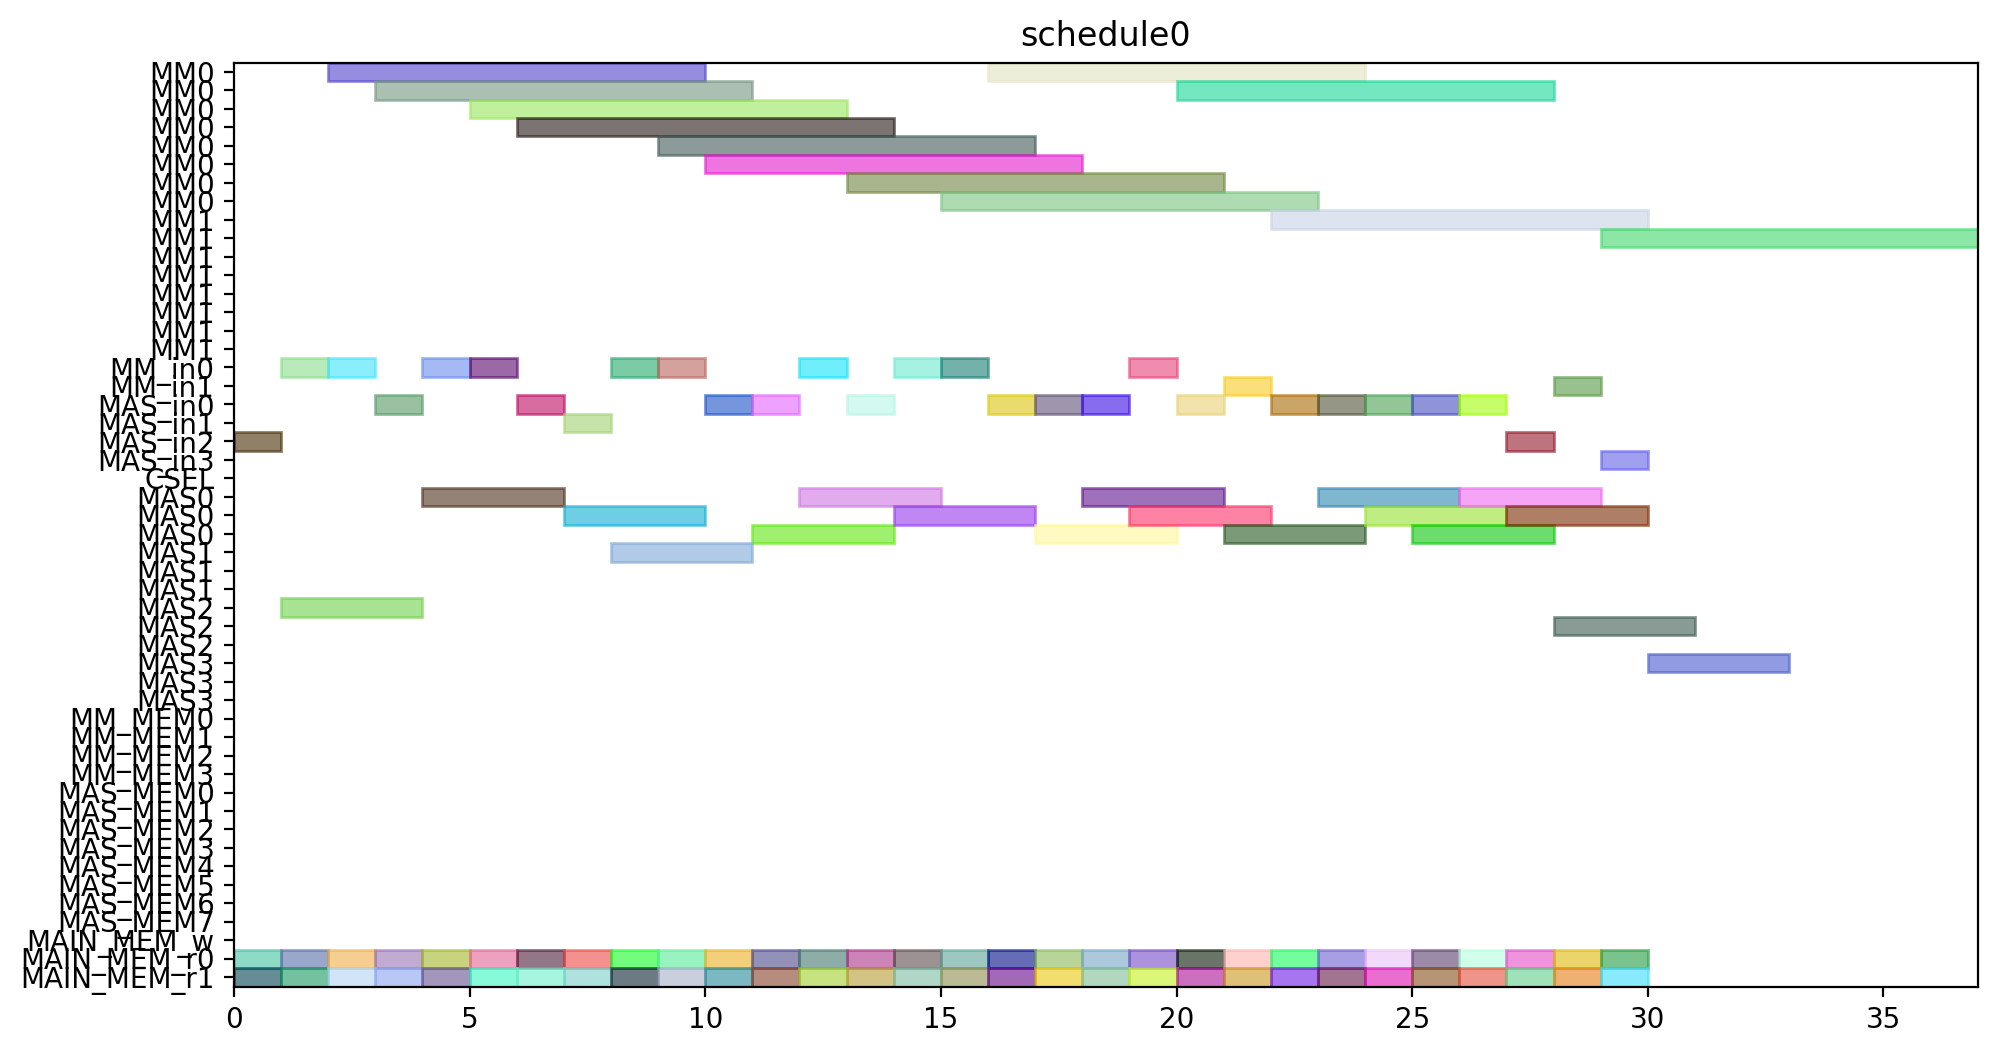

The Python source for this figure:
from pyschedule import Scenario, solvers, plotters, alt


def solve():
	horizon = 120
	S = Scenario("schedule0", horizon=horizon)

	# resource
	MM = S.Resources('MM', num=2, size=8)
	MM_in = S.Resources('MM_in', num=2)
	MAS_in = S.Resources('MAS_in', num=4)
	CSEL = S.Resource('CSEL')
	MAS = S.Resources('MAS', num=4, size=3, periods=range(1, horizon))
	MM_MEM = S.Resources('MM_MEM', num=4)
	MAS_MEM = S.Resources('MAS_MEM', num=8)
	MAIN_MEM_w = S.Resource('MAIN_MEM_w', size=1)
	MAIN_MEM_r = S.Resources('MAIN_MEM_r', num=2)

	# result of previous scheduling

	# new tasks
	T1_t0 = S.Task('T1_t0', length=3, delay_cost=1)
	T1_t0 += alt(MAS)
	T1_t0_in = S.Task('T1_t0_in', length=1, delay_cost=1)
	T1_t0_in += alt(MAS_in)
	S += T1_t0_in*MAS_in[0]<=T1_t0*MAS[0]

	S += T1_t0_in*MAS_in[1]<=T1_t0*MAS[1]

	S += T1_t0_in*MAS_in[2]<=T1_t0*MAS[2]

	S += T1_t0_in*MAS_in[3]<=T1_t0*MAS[3]

	T1_t0_mem0 = S.Task('T1_t0_mem0', length=1, delay_cost=1)
	T1_t0_mem0 += MAIN_MEM_r[0]
	S += T1_t0_mem0 <= T1_t0

	T1_t0_mem1 = S.Task('T1_t0_mem1', length=1, delay_cost=1)
	T1_t0_mem1 += MAIN_MEM_r[1]
	S += T1_t0_mem1 <= T1_t0

	T1_t1 = S.Task('T1_t1', length=3, delay_cost=1)
	T1_t1 += alt(MAS)
	T1_t1_in = S.Task('T1_t1_in', length=1, delay_cost=1)
	T1_t1_in += alt(MAS_in)
	S += T1_t1_in*MAS_in[0]<=T1_t1*MAS[0]

	S += T1_t1_in*MAS_in[1]<=T1_t1*MAS[1]

	S += T1_t1_in*MAS_in[2]<=T1_t1*MAS[2]

	S += T1_t1_in*MAS_in[3]<=T1_t1*MAS[3]

	T1_t1_mem0 = S.Task('T1_t1_mem0', length=1, delay_cost=1)
	T1_t1_mem0 += MAIN_MEM_r[0]
	S += T1_t1_mem0 <= T1_t1

	T1_t1_mem1 = S.Task('T1_t1_mem1', length=1, delay_cost=1)
	T1_t1_mem1 += MAIN_MEM_r[1]
	S += T1_t1_mem1 <= T1_t1

	T1_t3 = S.Task('T1_t3', length=8, delay_cost=1)
	T1_t3 += alt(MM)
	T1_t3_in = S.Task('T1_t3_in', length=1, delay_cost=1)
	T1_t3_in += alt(MM_in)
	S += T1_t3_in*MM_in[0]<=T1_t3*MM[0]
	S += T1_t3_in*MM_in[1]<=T1_t3*MM[1]
	T1_t3_mem0 = S.Task('T1_t3_mem0', length=1, delay_cost=1)
	T1_t3_mem0 += MAIN_MEM_r[0]
	S += T1_t3_mem0 <= T1_t3

	T1_t3_mem1 = S.Task('T1_t3_mem1', length=1, delay_cost=1)
	T1_t3_mem1 += MAIN_MEM_r[1]
	S += T1_t3_mem1 <= T1_t3

	T2_t0 = S.Task('T2_t0', length=8, delay_cost=1)
	T2_t0 += alt(MM)
	T2_t0_in = S.Task('T2_t0_in', length=1, delay_cost=1)
	T2_t0_in += alt(MM_in)
	S += T2_t0_in*MM_in[0]<=T2_t0*MM[0]
	S += T2_t0_in*MM_in[1]<=T2_t0*MM[1]
	T2_t0_mem0 = S.Task('T2_t0_mem0', length=1, delay_cost=1)
	T2_t0_mem0 += MAIN_MEM_r[0]
	S += T2_t0_mem0 <= T2_t0

	T2_t0_mem1 = S.Task('T2_t0_mem1', length=1, delay_cost=1)
	T2_t0_mem1 += MAIN_MEM_r[1]
	S += T2_t0_mem1 <= T2_t0

	T2_t1 = S.Task('T2_t1', length=8, delay_cost=1)
	T2_t1 += alt(MM)
	T2_t1_in = S.Task('T2_t1_in', length=1, delay_cost=1)
	T2_t1_in += alt(MM_in)
	S += T2_t1_in*MM_in[0]<=T2_t1*MM[0]
	S += T2_t1_in*MM_in[1]<=T2_t1*MM[1]
	T2_t1_mem0 = S.Task('T2_t1_mem0', length=1, delay_cost=1)
	T2_t1_mem0 += MAIN_MEM_r[0]
	S += T2_t1_mem0 <= T2_t1

	T2_t1_mem1 = S.Task('T2_t1_mem1', length=1, delay_cost=1)
	T2_t1_mem1 += MAIN_MEM_r[1]
	S += T2_t1_mem1 <= T2_t1

	T2_t2 = S.Task('T2_t2', length=3, delay_cost=1)
	T2_t2 += alt(MAS)
	T2_t2_in = S.Task('T2_t2_in', length=1, delay_cost=1)
	T2_t2_in += alt(MAS_in)
	S += T2_t2_in*MAS_in[0]<=T2_t2*MAS[0]

	S += T2_t2_in*MAS_in[1]<=T2_t2*MAS[1]

	S += T2_t2_in*MAS_in[2]<=T2_t2*MAS[2]

	S += T2_t2_in*MAS_in[3]<=T2_t2*MAS[3]

	T2_t2_mem0 = S.Task('T2_t2_mem0', length=1, delay_cost=1)
	T2_t2_mem0 += MAIN_MEM_r[0]
	S += T2_t2_mem0 <= T2_t2

	T2_t2_mem1 = S.Task('T2_t2_mem1', length=1, delay_cost=1)
	T2_t2_mem1 += MAIN_MEM_r[1]
	S += T2_t2_mem1 <= T2_t2

	T2_t3 = S.Task('T2_t3', length=3, delay_cost=1)
	T2_t3 += alt(MAS)
	T2_t3_in = S.Task('T2_t3_in', length=1, delay_cost=1)
	T2_t3_in += alt(MAS_in)
	S += T2_t3_in*MAS_in[0]<=T2_t3*MAS[0]

	S += T2_t3_in*MAS_in[1]<=T2_t3*MAS[1]

	S += T2_t3_in*MAS_in[2]<=T2_t3*MAS[2]

	S += T2_t3_in*MAS_in[3]<=T2_t3*MAS[3]

	T2_t3_mem0 = S.Task('T2_t3_mem0', length=1, delay_cost=1)
	T2_t3_mem0 += MAIN_MEM_r[0]
	S += T2_t3_mem0 <= T2_t3

	T2_t3_mem1 = S.Task('T2_t3_mem1', length=1, delay_cost=1)
	T2_t3_mem1 += MAIN_MEM_r[1]
	S += T2_t3_mem1 <= T2_t3

	T3_t0 = S.Task('T3_t0', length=8, delay_cost=1)
	T3_t0 += alt(MM)
	T3_t0_in = S.Task('T3_t0_in', length=1, delay_cost=1)
	T3_t0_in += alt(MM_in)
	S += T3_t0_in*MM_in[0]<=T3_t0*MM[0]
	S += T3_t0_in*MM_in[1]<=T3_t0*MM[1]
	T3_t0_mem0 = S.Task('T3_t0_mem0', length=1, delay_cost=1)
	T3_t0_mem0 += MAIN_MEM_r[0]
	S += T3_t0_mem0 <= T3_t0

	T3_t0_mem1 = S.Task('T3_t0_mem1', length=1, delay_cost=1)
	T3_t0_mem1 += MAIN_MEM_r[1]
	S += T3_t0_mem1 <= T3_t0

	T3_t1 = S.Task('T3_t1', length=8, delay_cost=1)
	T3_t1 += alt(MM)
	T3_t1_in = S.Task('T3_t1_in', length=1, delay_cost=1)
	T3_t1_in += alt(MM_in)
	S += T3_t1_in*MM_in[0]<=T3_t1*MM[0]
	S += T3_t1_in*MM_in[1]<=T3_t1*MM[1]
	T3_t1_mem0 = S.Task('T3_t1_mem0', length=1, delay_cost=1)
	T3_t1_mem0 += MAIN_MEM_r[0]
	S += T3_t1_mem0 <= T3_t1

	T3_t1_mem1 = S.Task('T3_t1_mem1', length=1, delay_cost=1)
	T3_t1_mem1 += MAIN_MEM_r[1]
	S += T3_t1_mem1 <= T3_t1

	T3_t2 = S.Task('T3_t2', length=3, delay_cost=1)
	T3_t2 += alt(MAS)
	T3_t2_in = S.Task('T3_t2_in', length=1, delay_cost=1)
	T3_t2_in += alt(MAS_in)
	S += T3_t2_in*MAS_in[0]<=T3_t2*MAS[0]

	S += T3_t2_in*MAS_in[1]<=T3_t2*MAS[1]

	S += T3_t2_in*MAS_in[2]<=T3_t2*MAS[2]

	S += T3_t2_in*MAS_in[3]<=T3_t2*MAS[3]

	T3_t2_mem0 = S.Task('T3_t2_mem0', length=1, delay_cost=1)
	T3_t2_mem0 += MAIN_MEM_r[0]
	S += T3_t2_mem0 <= T3_t2

	T3_t2_mem1 = S.Task('T3_t2_mem1', length=1, delay_cost=1)
	T3_t2_mem1 += MAIN_MEM_r[1]
	S += T3_t2_mem1 <= T3_t2

	T3_t3 = S.Task('T3_t3', length=3, delay_cost=1)
	T3_t3 += alt(MAS)
	T3_t3_in = S.Task('T3_t3_in', length=1, delay_cost=1)
	T3_t3_in += alt(MAS_in)
	S += T3_t3_in*MAS_in[0]<=T3_t3*MAS[0]

	S += T3_t3_in*MAS_in[1]<=T3_t3*MAS[1]

	S += T3_t3_in*MAS_in[2]<=T3_t3*MAS[2]

	S += T3_t3_in*MAS_in[3]<=T3_t3*MAS[3]

	T3_t3_mem0 = S.Task('T3_t3_mem0', length=1, delay_cost=1)
	T3_t3_mem0 += MAIN_MEM_r[0]
	S += T3_t3_mem0 <= T3_t3

	T3_t3_mem1 = S.Task('T3_t3_mem1', length=1, delay_cost=1)
	T3_t3_mem1 += MAIN_MEM_r[1]
	S += T3_t3_mem1 <= T3_t3

	T4_t0 = S.Task('T4_t0', length=8, delay_cost=1)
	T4_t0 += alt(MM)
	T4_t0_in = S.Task('T4_t0_in', length=1, delay_cost=1)
	T4_t0_in += alt(MM_in)
	S += T4_t0_in*MM_in[0]<=T4_t0*MM[0]
	S += T4_t0_in*MM_in[1]<=T4_t0*MM[1]
	T4_t0_mem0 = S.Task('T4_t0_mem0', length=1, delay_cost=1)
	T4_t0_mem0 += MAIN_MEM_r[0]
	S += T4_t0_mem0 <= T4_t0

	T4_t0_mem1 = S.Task('T4_t0_mem1', length=1, delay_cost=1)
	T4_t0_mem1 += MAIN_MEM_r[1]
	S += T4_t0_mem1 <= T4_t0

	T4_t1 = S.Task('T4_t1', length=8, delay_cost=1)
	T4_t1 += alt(MM)
	T4_t1_in = S.Task('T4_t1_in', length=1, delay_cost=1)
	T4_t1_in += alt(MM_in)
	S += T4_t1_in*MM_in[0]<=T4_t1*MM[0]
	S += T4_t1_in*MM_in[1]<=T4_t1*MM[1]
	T4_t1_mem0 = S.Task('T4_t1_mem0', length=1, delay_cost=1)
	T4_t1_mem0 += MAIN_MEM_r[0]
	S += T4_t1_mem0 <= T4_t1

	T4_t1_mem1 = S.Task('T4_t1_mem1', length=1, delay_cost=1)
	T4_t1_mem1 += MAIN_MEM_r[1]
	S += T4_t1_mem1 <= T4_t1

	T4_t2 = S.Task('T4_t2', length=3, delay_cost=1)
	T4_t2 += alt(MAS)
	T4_t2_in = S.Task('T4_t2_in', length=1, delay_cost=1)
	T4_t2_in += alt(MAS_in)
	S += T4_t2_in*MAS_in[0]<=T4_t2*MAS[0]

	S += T4_t2_in*MAS_in[1]<=T4_t2*MAS[1]

	S += T4_t2_in*MAS_in[2]<=T4_t2*MAS[2]

	S += T4_t2_in*MAS_in[3]<=T4_t2*MAS[3]

	T4_t2_mem0 = S.Task('T4_t2_mem0', length=1, delay_cost=1)
	T4_t2_mem0 += MAIN_MEM_r[0]
	S += T4_t2_mem0 <= T4_t2

	T4_t2_mem1 = S.Task('T4_t2_mem1', length=1, delay_cost=1)
	T4_t2_mem1 += MAIN_MEM_r[1]
	S += T4_t2_mem1 <= T4_t2

	T4_t3 = S.Task('T4_t3', length=3, delay_cost=1)
	T4_t3 += alt(MAS)
	T4_t3_in = S.Task('T4_t3_in', length=1, delay_cost=1)
	T4_t3_in += alt(MAS_in)
	S += T4_t3_in*MAS_in[0]<=T4_t3*MAS[0]

	S += T4_t3_in*MAS_in[1]<=T4_t3*MAS[1]

	S += T4_t3_in*MAS_in[2]<=T4_t3*MAS[2]

	S += T4_t3_in*MAS_in[3]<=T4_t3*MAS[3]

	T4_t3_mem0 = S.Task('T4_t3_mem0', length=1, delay_cost=1)
	T4_t3_mem0 += MAIN_MEM_r[0]
	S += T4_t3_mem0 <= T4_t3

	T4_t3_mem1 = S.Task('T4_t3_mem1', length=1, delay_cost=1)
	T4_t3_mem1 += MAIN_MEM_r[1]
	S += T4_t3_mem1 <= T4_t3

	T5_t0 = S.Task('T5_t0', length=3, delay_cost=1)
	T5_t0 += alt(MAS)
	T5_t0_in = S.Task('T5_t0_in', length=1, delay_cost=1)
	T5_t0_in += alt(MAS_in)
	S += T5_t0_in*MAS_in[0]<=T5_t0*MAS[0]

	S += T5_t0_in*MAS_in[1]<=T5_t0*MAS[1]

	S += T5_t0_in*MAS_in[2]<=T5_t0*MAS[2]

	S += T5_t0_in*MAS_in[3]<=T5_t0*MAS[3]

	T5_t0_mem0 = S.Task('T5_t0_mem0', length=1, delay_cost=1)
	T5_t0_mem0 += MAIN_MEM_r[0]
	S += T5_t0_mem0 <= T5_t0

	T5_t0_mem1 = S.Task('T5_t0_mem1', length=1, delay_cost=1)
	T5_t0_mem1 += MAIN_MEM_r[1]
	S += T5_t0_mem1 <= T5_t0

	T5_t1 = S.Task('T5_t1', length=3, delay_cost=1)
	T5_t1 += alt(MAS)
	T5_t1_in = S.Task('T5_t1_in', length=1, delay_cost=1)
	T5_t1_in += alt(MAS_in)
	S += T5_t1_in*MAS_in[0]<=T5_t1*MAS[0]

	S += T5_t1_in*MAS_in[1]<=T5_t1*MAS[1]

	S += T5_t1_in*MAS_in[2]<=T5_t1*MAS[2]

	S += T5_t1_in*MAS_in[3]<=T5_t1*MAS[3]

	T5_t1_mem0 = S.Task('T5_t1_mem0', length=1, delay_cost=1)
	T5_t1_mem0 += MAIN_MEM_r[0]
	S += T5_t1_mem0 <= T5_t1

	T5_t1_mem1 = S.Task('T5_t1_mem1', length=1, delay_cost=1)
	T5_t1_mem1 += MAIN_MEM_r[1]
	S += T5_t1_mem1 <= T5_t1

	T5_t3 = S.Task('T5_t3', length=8, delay_cost=1)
	T5_t3 += alt(MM)
	T5_t3_in = S.Task('T5_t3_in', length=1, delay_cost=1)
	T5_t3_in += alt(MM_in)
	S += T5_t3_in*MM_in[0]<=T5_t3*MM[0]
	S += T5_t3_in*MM_in[1]<=T5_t3*MM[1]
	T5_t3_mem0 = S.Task('T5_t3_mem0', length=1, delay_cost=1)
	T5_t3_mem0 += MAIN_MEM_r[0]
	S += T5_t3_mem0 <= T5_t3

	T5_t3_mem1 = S.Task('T5_t3_mem1', length=1, delay_cost=1)
	T5_t3_mem1 += MAIN_MEM_r[1]
	S += T5_t3_mem1 <= T5_t3

	T6_t0 = S.Task('T6_t0', length=8, delay_cost=1)
	T6_t0 += alt(MM)
	T6_t0_in = S.Task('T6_t0_in', length=1, delay_cost=1)
	T6_t0_in += alt(MM_in)
	S += T6_t0_in*MM_in[0]<=T6_t0*MM[0]
	S += T6_t0_in*MM_in[1]<=T6_t0*MM[1]
	T6_t0_mem0 = S.Task('T6_t0_mem0', length=1, delay_cost=1)
	T6_t0_mem0 += MAIN_MEM_r[0]
	S += T6_t0_mem0 <= T6_t0

	T6_t0_mem1 = S.Task('T6_t0_mem1', length=1, delay_cost=1)
	T6_t0_mem1 += MAIN_MEM_r[1]
	S += T6_t0_mem1 <= T6_t0

	T6_t1 = S.Task('T6_t1', length=8, delay_cost=1)
	T6_t1 += alt(MM)
	T6_t1_in = S.Task('T6_t1_in', length=1, delay_cost=1)
	T6_t1_in += alt(MM_in)
	S += T6_t1_in*MM_in[0]<=T6_t1*MM[0]
	S += T6_t1_in*MM_in[1]<=T6_t1*MM[1]
	T6_t1_mem0 = S.Task('T6_t1_mem0', length=1, delay_cost=1)
	T6_t1_mem0 += MAIN_MEM_r[0]
	S += T6_t1_mem0 <= T6_t1

	T6_t1_mem1 = S.Task('T6_t1_mem1', length=1, delay_cost=1)
	T6_t1_mem1 += MAIN_MEM_r[1]
	S += T6_t1_mem1 <= T6_t1

	T6_t2 = S.Task('T6_t2', length=3, delay_cost=1)
	T6_t2 += alt(MAS)
	T6_t2_in = S.Task('T6_t2_in', length=1, delay_cost=1)
	T6_t2_in += alt(MAS_in)
	S += T6_t2_in*MAS_in[0]<=T6_t2*MAS[0]

	S += T6_t2_in*MAS_in[1]<=T6_t2*MAS[1]

	S += T6_t2_in*MAS_in[2]<=T6_t2*MAS[2]

	S += T6_t2_in*MAS_in[3]<=T6_t2*MAS[3]

	T6_t2_mem0 = S.Task('T6_t2_mem0', length=1, delay_cost=1)
	T6_t2_mem0 += MAIN_MEM_r[0]
	S += T6_t2_mem0 <= T6_t2

	T6_t2_mem1 = S.Task('T6_t2_mem1', length=1, delay_cost=1)
	T6_t2_mem1 += MAIN_MEM_r[1]
	S += T6_t2_mem1 <= T6_t2

	T6_t3 = S.Task('T6_t3', length=3, delay_cost=1)
	T6_t3 += alt(MAS)
	T6_t3_in = S.Task('T6_t3_in', length=1, delay_cost=1)
	T6_t3_in += alt(MAS_in)
	S += T6_t3_in*MAS_in[0]<=T6_t3*MAS[0]

	S += T6_t3_in*MAS_in[1]<=T6_t3*MAS[1]

	S += T6_t3_in*MAS_in[2]<=T6_t3*MAS[2]

	S += T6_t3_in*MAS_in[3]<=T6_t3*MAS[3]

	T6_t3_mem0 = S.Task('T6_t3_mem0', length=1, delay_cost=1)
	T6_t3_mem0 += MAIN_MEM_r[0]
	S += T6_t3_mem0 <= T6_t3

	T6_t3_mem1 = S.Task('T6_t3_mem1', length=1, delay_cost=1)
	T6_t3_mem1 += MAIN_MEM_r[1]
	S += T6_t3_mem1 <= T6_t3

	T7_t0 = S.Task('T7_t0', length=8, delay_cost=1)
	T7_t0 += alt(MM)
	T7_t0_in = S.Task('T7_t0_in', length=1, delay_cost=1)
	T7_t0_in += alt(MM_in)
	S += T7_t0_in*MM_in[0]<=T7_t0*MM[0]
	S += T7_t0_in*MM_in[1]<=T7_t0*MM[1]
	T7_t0_mem0 = S.Task('T7_t0_mem0', length=1, delay_cost=1)
	T7_t0_mem0 += MAIN_MEM_r[0]
	S += T7_t0_mem0 <= T7_t0

	T7_t0_mem1 = S.Task('T7_t0_mem1', length=1, delay_cost=1)
	T7_t0_mem1 += MAIN_MEM_r[1]
	S += T7_t0_mem1 <= T7_t0

	T7_t1 = S.Task('T7_t1', length=8, delay_cost=1)
	T7_t1 += alt(MM)
	T7_t1_in = S.Task('T7_t1_in', length=1, delay_cost=1)
	T7_t1_in += alt(MM_in)
	S += T7_t1_in*MM_in[0]<=T7_t1*MM[0]
	S += T7_t1_in*MM_in[1]<=T7_t1*MM[1]
	T7_t1_mem0 = S.Task('T7_t1_mem0', length=1, delay_cost=1)
	T7_t1_mem0 += MAIN_MEM_r[0]
	S += T7_t1_mem0 <= T7_t1

	T7_t1_mem1 = S.Task('T7_t1_mem1', length=1, delay_cost=1)
	T7_t1_mem1 += MAIN_MEM_r[1]
	S += T7_t1_mem1 <= T7_t1

	T7_t2 = S.Task('T7_t2', length=3, delay_cost=1)
	T7_t2 += alt(MAS)
	T7_t2_in = S.Task('T7_t2_in', length=1, delay_cost=1)
	T7_t2_in += alt(MAS_in)
	S += T7_t2_in*MAS_in[0]<=T7_t2*MAS[0]

	S += T7_t2_in*MAS_in[1]<=T7_t2*MAS[1]

	S += T7_t2_in*MAS_in[2]<=T7_t2*MAS[2]

	S += T7_t2_in*MAS_in[3]<=T7_t2*MAS[3]

	T7_t2_mem0 = S.Task('T7_t2_mem0', length=1, delay_cost=1)
	T7_t2_mem0 += MAIN_MEM_r[0]
	S += T7_t2_mem0 <= T7_t2

	T7_t2_mem1 = S.Task('T7_t2_mem1', length=1, delay_cost=1)
	T7_t2_mem1 += MAIN_MEM_r[1]
	S += T7_t2_mem1 <= T7_t2

	T7_t3 = S.Task('T7_t3', length=3, delay_cost=1)
	T7_t3 += alt(MAS)
	T7_t3_in = S.Task('T7_t3_in', length=1, delay_cost=1)
	T7_t3_in += alt(MAS_in)
	S += T7_t3_in*MAS_in[0]<=T7_t3*MAS[0]

	S += T7_t3_in*MAS_in[1]<=T7_t3*MAS[1]

	S += T7_t3_in*MAS_in[2]<=T7_t3*MAS[2]

	S += T7_t3_in*MAS_in[3]<=T7_t3*MAS[3]

	T7_t3_mem0 = S.Task('T7_t3_mem0', length=1, delay_cost=1)
	T7_t3_mem0 += MAIN_MEM_r[0]
	S += T7_t3_mem0 <= T7_t3

	T7_t3_mem1 = S.Task('T7_t3_mem1', length=1, delay_cost=1)
	T7_t3_mem1 += MAIN_MEM_r[1]
	S += T7_t3_mem1 <= T7_t3

	T8_t2 = S.Task('T8_t2', length=3, delay_cost=1)
	T8_t2 += alt(MAS)
	T8_t2_in = S.Task('T8_t2_in', length=1, delay_cost=1)
	T8_t2_in += alt(MAS_in)
	S += T8_t2_in*MAS_in[0]<=T8_t2*MAS[0]

	S += T8_t2_in*MAS_in[1]<=T8_t2*MAS[1]

	S += T8_t2_in*MAS_in[2]<=T8_t2*MAS[2]

	S += T8_t2_in*MAS_in[3]<=T8_t2*MAS[3]

	T8_t2_mem0 = S.Task('T8_t2_mem0', length=1, delay_cost=1)
	T8_t2_mem0 += MAIN_MEM_r[0]
	S += T8_t2_mem0 <= T8_t2

	T8_t2_mem1 = S.Task('T8_t2_mem1', length=1, delay_cost=1)
	T8_t2_mem1 += MAIN_MEM_r[1]
	S += T8_t2_mem1 <= T8_t2

	T9_t2 = S.Task('T9_t2', length=3, delay_cost=1)
	T9_t2 += alt(MAS)
	T9_t2_in = S.Task('T9_t2_in', length=1, delay_cost=1)
	T9_t2_in += alt(MAS_in)
	S += T9_t2_in*MAS_in[0]<=T9_t2*MAS[0]

	S += T9_t2_in*MAS_in[1]<=T9_t2*MAS[1]

	S += T9_t2_in*MAS_in[2]<=T9_t2*MAS[2]

	S += T9_t2_in*MAS_in[3]<=T9_t2*MAS[3]

	T9_t2_mem0 = S.Task('T9_t2_mem0', length=1, delay_cost=1)
	T9_t2_mem0 += MAIN_MEM_r[0]
	S += T9_t2_mem0 <= T9_t2

	T9_t2_mem1 = S.Task('T9_t2_mem1', length=1, delay_cost=1)
	T9_t2_mem1 += MAIN_MEM_r[1]
	S += T9_t2_mem1 <= T9_t2

	T10_t2 = S.Task('T10_t2', length=3, delay_cost=1)
	T10_t2 += alt(MAS)
	T10_t2_in = S.Task('T10_t2_in', length=1, delay_cost=1)
	T10_t2_in += alt(MAS_in)
	S += T10_t2_in*MAS_in[0]<=T10_t2*MAS[0]

	S += T10_t2_in*MAS_in[1]<=T10_t2*MAS[1]

	S += T10_t2_in*MAS_in[2]<=T10_t2*MAS[2]

	S += T10_t2_in*MAS_in[3]<=T10_t2*MAS[3]

	T10_t2_mem0 = S.Task('T10_t2_mem0', length=1, delay_cost=1)
	T10_t2_mem0 += MAIN_MEM_r[0]
	S += T10_t2_mem0 <= T10_t2

	T10_t2_mem1 = S.Task('T10_t2_mem1', length=1, delay_cost=1)
	T10_t2_mem1 += MAIN_MEM_r[1]
	S += T10_t2_mem1 <= T10_t2

	T11_t2 = S.Task('T11_t2', length=3, delay_cost=1)
	T11_t2 += alt(MAS)
	T11_t2_in = S.Task('T11_t2_in', length=1, delay_cost=1)
	T11_t2_in += alt(MAS_in)
	S += T11_t2_in*MAS_in[0]<=T11_t2*MAS[0]

	S += T11_t2_in*MAS_in[1]<=T11_t2*MAS[1]

	S += T11_t2_in*MAS_in[2]<=T11_t2*MAS[2]

	S += T11_t2_in*MAS_in[3]<=T11_t2*MAS[3]

	T11_t2_mem0 = S.Task('T11_t2_mem0', length=1, delay_cost=1)
	T11_t2_mem0 += MAIN_MEM_r[0]
	S += T11_t2_mem0 <= T11_t2

	T11_t2_mem1 = S.Task('T11_t2_mem1', length=1, delay_cost=1)
	T11_t2_mem1 += MAIN_MEM_r[1]
	S += T11_t2_mem1 <= T11_t2

	solvers.mip.solve(S,msg=1,kind='CPLEX',ratio_gap=1.01)

	solution = [['hoge']*len(S.solution()[1]) for i in range(len(S.solution()))]
	for i in range(len(S.solution())):
		for j in range(len(S.solution()[i])):
			solution[i][j]=str(S.solution()[i][j])
	print(solution)

	cycles = int(solution[-1][3])

	pic_file_name = "/mnt/rose/usr1/fukuda/ABE/multiRAM_multiMAS_16mux/scheduling_result/stage8MM2_stage3MAS4/EP2_LADDERMUL/schedule0.png"
	if(S.solution() != []):
		plotters.matplotlib.plot(S,img_filename=pic_file_name, show_task_labels=False, fig_size=(cycles*0.25+3, 6))

	return solution
